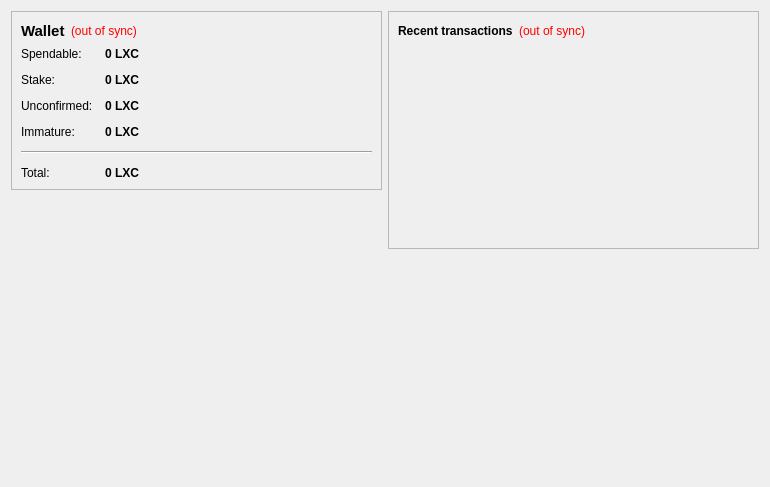
<?xml version="1.0" encoding="UTF-8"?>
<ui version="4.0">
 <class>OverviewPage</class>
 <widget class="QWidget" name="OverviewPage">
  <property name="geometry">
   <rect>
    <x>0</x>
    <y>0</y>
    <width>770</width>
    <height>487</height>
   </rect>
  </property>
  <property name="windowTitle">
   <string>Form</string>
  </property>
  <layout class="QHBoxLayout" name="horizontalLayout" stretch="1,1">
   <item>
    <layout class="QVBoxLayout" name="verticalLayout_2">
     <item>
      <widget class="QFrame" name="frame">
       <property name="frameShape">
        <enum>QFrame::StyledPanel</enum>
       </property>
       <property name="frameShadow">
        <enum>QFrame::Raised</enum>
       </property>
       <layout class="QVBoxLayout" name="verticalLayout_4">
        <item>
         <layout class="QHBoxLayout" name="horizontalLayout_4">
          <item>
           <widget class="QLabel" name="label_5">
            <property name="font">
             <font>
              <pointsize>11</pointsize>
              <weight>75</weight>
              <bold>true</bold>
             </font>
            </property>
            <property name="text">
             <string>Wallet</string>
            </property>
           </widget>
          </item>
          <item>
           <widget class="QLabel" name="labelWalletStatus">
            <property name="toolTip">
             <string>The displayed information may be out of date. Your wallet automatically synchronizes with the LibrexCoin network after a connection is established, but this process has not completed yet.</string>
            </property>
            <property name="styleSheet">
             <string notr="true">QLabel { color: red; }</string>
            </property>
            <property name="text">
             <string notr="true">(out of sync)</string>
            </property>
            <property name="alignment">
             <set>Qt::AlignLeading|Qt::AlignLeft|Qt::AlignVCenter</set>
            </property>
           </widget>
          </item>
          <item>
           <spacer name="horizontalSpacer_2">
            <property name="orientation">
             <enum>Qt::Horizontal</enum>
            </property>
            <property name="sizeHint" stdset="0">
             <size>
              <width>40</width>
              <height>20</height>
             </size>
            </property>
           </spacer>
          </item>
         </layout>
        </item>
        <item>
         <layout class="QFormLayout" name="formLayout_2">
          <property name="fieldGrowthPolicy">
           <enum>QFormLayout::AllNonFixedFieldsGrow</enum>
          </property>
          <property name="horizontalSpacing">
           <number>12</number>
          </property>
          <property name="verticalSpacing">
           <number>12</number>
          </property>
          <item row="0" column="0">
           <widget class="QLabel" name="label">
            <property name="text">
             <string>Spendable:</string>
            </property>
           </widget>
          </item>
          <item row="0" column="1">
           <widget class="QLabel" name="labelBalance">
            <property name="font">
             <font>
              <weight>75</weight>
              <bold>true</bold>
             </font>
            </property>
            <property name="cursor">
             <cursorShape>IBeamCursor</cursorShape>
            </property>
            <property name="toolTip">
             <string>Your current spendable balance</string>
            </property>
            <property name="text">
             <string notr="true">0 LXC</string>
            </property>
            <property name="textInteractionFlags">
             <set>Qt::LinksAccessibleByMouse|Qt::TextSelectableByKeyboard|Qt::TextSelectableByMouse</set>
            </property>
           </widget>
          </item>
          <item row="1" column="0">
           <widget class="QLabel" name="label_6">
            <property name="text">
             <string>Stake:</string>
            </property>
           </widget>
          </item>
          <item row="1" column="1">
           <widget class="QLabel" name="labelStake">
            <property name="font">
             <font>
              <weight>75</weight>
              <bold>true</bold>
             </font>
            </property>
            <property name="cursor">
             <cursorShape>IBeamCursor</cursorShape>
            </property>
            <property name="toolTip">
             <string>Total of coins that was staked, and do not yet count toward the current balance</string>
            </property>
            <property name="text">
             <string notr="true">0 LXC</string>
            </property>
            <property name="textInteractionFlags">
             <set>Qt::LinksAccessibleByMouse|Qt::TextSelectableByKeyboard|Qt::TextSelectableByMouse</set>
            </property>
           </widget>
          </item>
          <item row="2" column="0">
           <widget class="QLabel" name="label_3">
            <property name="text">
             <string>Unconfirmed:</string>
            </property>
           </widget>
          </item>
          <item row="2" column="1">
           <widget class="QLabel" name="labelUnconfirmed">
            <property name="font">
             <font>
              <weight>75</weight>
              <bold>true</bold>
             </font>
            </property>
            <property name="cursor">
             <cursorShape>IBeamCursor</cursorShape>
            </property>
            <property name="toolTip">
             <string>Total of transactions that have yet to be confirmed, and do not yet count toward the current balance</string>
            </property>
            <property name="text">
             <string notr="true">0 LXC</string>
            </property>
            <property name="textInteractionFlags">
             <set>Qt::LinksAccessibleByMouse|Qt::TextSelectableByKeyboard|Qt::TextSelectableByMouse</set>
            </property>
           </widget>
          </item>
          <item row="3" column="0">
           <widget class="QLabel" name="labelImmatureText">
            <property name="text">
             <string>Immature:</string>
            </property>
           </widget>
          </item>
          <item row="3" column="1">
           <widget class="QLabel" name="labelImmature">
            <property name="font">
             <font>
              <weight>75</weight>
              <bold>true</bold>
             </font>
            </property>
            <property name="toolTip">
             <string>Mined balance that has not yet matured</string>
            </property>
            <property name="text">
             <string notr="true">0 LXC</string>
            </property>
            <property name="textInteractionFlags">
             <set>Qt::LinksAccessibleByMouse|Qt::TextSelectableByKeyboard|Qt::TextSelectableByMouse</set>
            </property>
           </widget>
          </item>
          <item row="4" column="0" colspan="2">
           <widget class="Line" name="line">
            <property name="orientation">
             <enum>Qt::Horizontal</enum>
            </property>
           </widget>
          </item>
          <item row="5" column="0">
           <widget class="QLabel" name="labelTotalText">
            <property name="text">
             <string>Total:</string>
            </property>
           </widget>
          </item>
          <item row="5" column="1">
           <widget class="QLabel" name="labelTotal">
            <property name="font">
             <font>
              <weight>75</weight>
              <bold>true</bold>
             </font>
            </property>
            <property name="cursor">
             <cursorShape>IBeamCursor</cursorShape>
            </property>
            <property name="toolTip">
             <string>Your current total balance</string>
            </property>
            <property name="text">
             <string notr="true">0 LXC</string>
            </property>
            <property name="textInteractionFlags">
             <set>Qt::LinksAccessibleByMouse|Qt::TextSelectableByKeyboard|Qt::TextSelectableByMouse</set>
            </property>
           </widget>
          </item>
         </layout>
        </item>
       </layout>
      </widget>
     </item>
     <item>
      <spacer name="verticalSpacer">
       <property name="orientation">
        <enum>Qt::Vertical</enum>
       </property>
       <property name="sizeHint" stdset="0">
        <size>
         <width>20</width>
         <height>40</height>
        </size>
       </property>
      </spacer>
     </item>
     <item>
      <widget class="QLabel" name="labelstat">
       <property name="styleSheet">
        <string notr="true"/>
       </property>
       <property name="text">
        <string/>
       </property>
      </widget>
     </item>
    </layout>
</item>
   <item>
    <layout class="QVBoxLayout" name="verticalLayout_3">
     <item>
      <widget class="QFrame" name="frame_2">
       <property name="frameShape">
        <enum>QFrame::StyledPanel</enum>
       </property>
       <property name="frameShadow">
        <enum>QFrame::Raised</enum>
       </property>
       <layout class="QVBoxLayout" name="verticalLayout">
        <item>
         <layout class="QHBoxLayout" name="horizontalLayout_2">
          <item>
           <widget class="QLabel" name="label_4">
            <property name="text">
             <string>&lt;b&gt;Recent transactions&lt;/b&gt;</string>
            </property>
           </widget>
          </item>
          <item>
           <widget class="QLabel" name="labelTransactionsStatus">
            <property name="toolTip">
             <string>The displayed information may be out of date. Your wallet automatically synchronizes with the LibrexCoin network after a connection is established, but this process has not completed yet.</string>
            </property>
            <property name="styleSheet">
             <string notr="true">QLabel { color: red; }</string>
            </property>
            <property name="text">
             <string notr="true">(out of sync)</string>
            </property>
            <property name="alignment">
             <set>Qt::AlignRight|Qt::AlignTrailing|Qt::AlignVCenter</set>
            </property>
           </widget>
          </item>
          <item>
           <spacer name="horizontalSpacer">
            <property name="orientation">
             <enum>Qt::Horizontal</enum>
            </property>
            <property name="sizeHint" stdset="0">
             <size>
              <width>40</width>
              <height>20</height>
             </size>
            </property>
           </spacer>
          </item>
         </layout>
        </item>
        <item>
         <widget class="QListView" name="listTransactions">
          <property name="styleSheet">
           <string notr="true">QListView { background: transparent; }</string>
          </property>
          <property name="frameShape">
           <enum>QFrame::NoFrame</enum>
          </property>
          <property name="verticalScrollBarPolicy">
           <enum>Qt::ScrollBarAlwaysOff</enum>
          </property>
          <property name="horizontalScrollBarPolicy">
           <enum>Qt::ScrollBarAlwaysOff</enum>
          </property>
          <property name="selectionMode">
           <enum>QAbstractItemView::NoSelection</enum>
          </property>
         </widget>
        </item>
       </layout>
      </widget>
     </item>
     <item>
      <spacer name="verticalSpacer_2">
       <property name="orientation">
        <enum>Qt::Vertical</enum>
       </property>
       <property name="sizeHint" stdset="0">
        <size>
         <width>20</width>
         <height>40</height>
        </size>
       </property>
      </spacer>
     </item>
    </layout>
   </item>
  </layout>
 </widget>
 <resources/>
 <connections/>
</ui>
